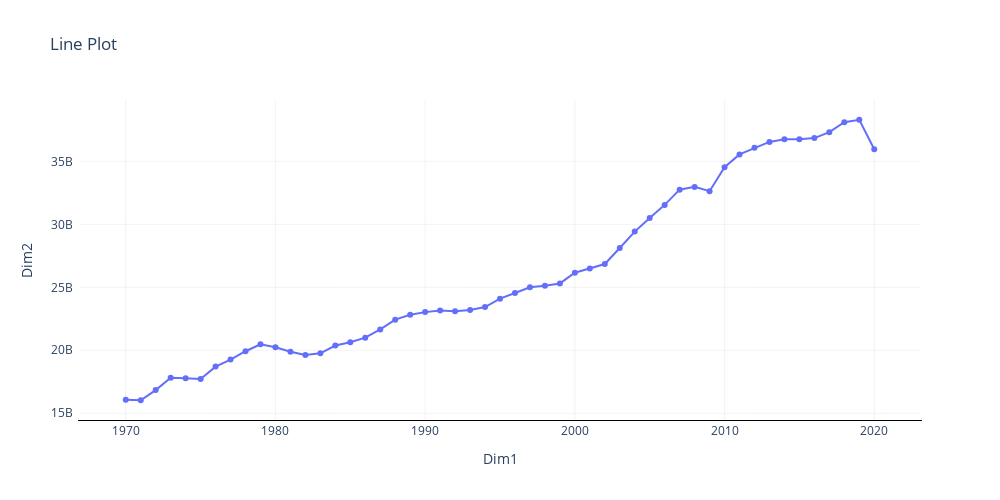

The notebook cell this image was saved under:
### Code cell
fig = px.line(tmp_df, x='year', y='value', title='Line Plot', labels={'x': 'Years', 'y': 'Total Amount of Emission'}, markers=True)
fig = update_fig_layout(fig)
fig.show()

### Figure 1 — Plotly figure (JSON) as saved in the notebook; plotly's stock layout.template omitted (floating-point values rounded to 4 significant figures)
{"data": [{"hovertemplate": "year=%{x}<br>value=%{y}<extra></extra>", "legendgroup": "", "line": {"color": "#636efa", "dash": "solid"}, "marker": {"symbol": "circle"}, "mode": "markers+lines", "name": "", "orientation": "v", "showlegend": false, "type": "scatter", "x": [1970, 1971, 1972, 1973, 1974, 1975, 1976, 1977, 1978, 1979, 1980, 1981, 1982, 1983, 1984, 1985, 1986, 1987, 1988, 1989, 1990, 1991, 1992, 1993, 1994, 1995, 1996, 1997, 1998, 1999, 2000, 2001, 2002, 2003, 2004, 2005, 2006, 2007, 2008, 2009, 2010, 2011, 2012, 2013, 2014, 2015, 2016, 2017, 2018, 2019, 2020], "xaxis": "x", "y": [16080000000.0, 16030000000.0, 16840000000.0, 17830000000.0, 17770000000.0, 17730000000.0, 18700000000.0, 19260000000.0, 19930000000.0, 20480000000.0, 20240000000.0, 19880000000.0, 19640000000.0, 19760000000.0, 20380000000.0, 20640000000.0, 21000000000.0, 21660000000.0, 22430000000.0, 22820000000.0, 23030000000.0, 23160000000.0, 23100000000.0, 23200000000.0, 23440000000.0, 24100000000.0, 24550000000.0, 25000000000.0, 25130000000.0, 25310000000.0, 26160000000.0, 26480000000.0, 26850000000.0, 28120000000.0, 29420000000.0, 30510000000.0, 31540000000.0, 32750000000.0, 32970000000.0, 32630000000.0, 34540000000.0, 35550000000.0, 36070000000.0, 36540000000.0, 36740000000.0, 36760000000.0, 36840000000.0, 37320000000.0, 38100000000.0, 38300000000.0, 35960000000.0], "yaxis": "y"}], "layout": {"autosize": false, "height": 500, "legend": {"tracegroupgap": 0}, "plot_bgcolor": "rgba(255, 255,255, 0.8)", "title": {"text": "Line Plot"}, "width": 1000, "xaxis": {"anchor": "y", "domain": [0, 1], "gridcolor": "rgb(230, 230, 230)", "gridwidth": 0.5, "linecolor": "black", "linewidth": 1, "showgrid": true, "showline": true, "showticklabels": true, "title": {"text": "Dim1"}, "visible": true}, "yaxis": {"anchor": "x", "domain": [0, 1], "gridcolor": "rgb(230, 230, 230)", "gridwidth": 0.5, "linecolor": "white", "linewidth": 2, "mirror": true, "showgrid": true, "showline": true, "tickprefix": "", "ticksuffix": " ", "title": {"text": "Dim2"}}}}
